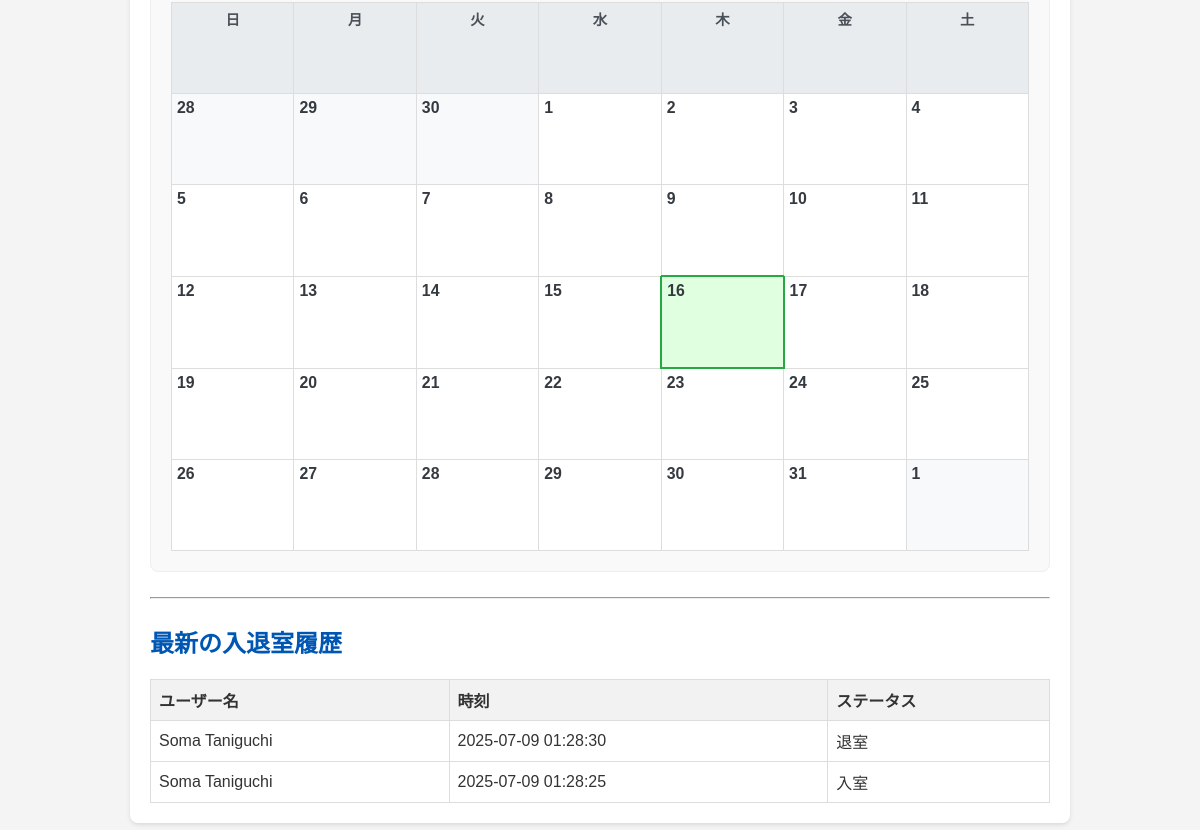
/ (lower part), run on an earlier commit of the app's database.
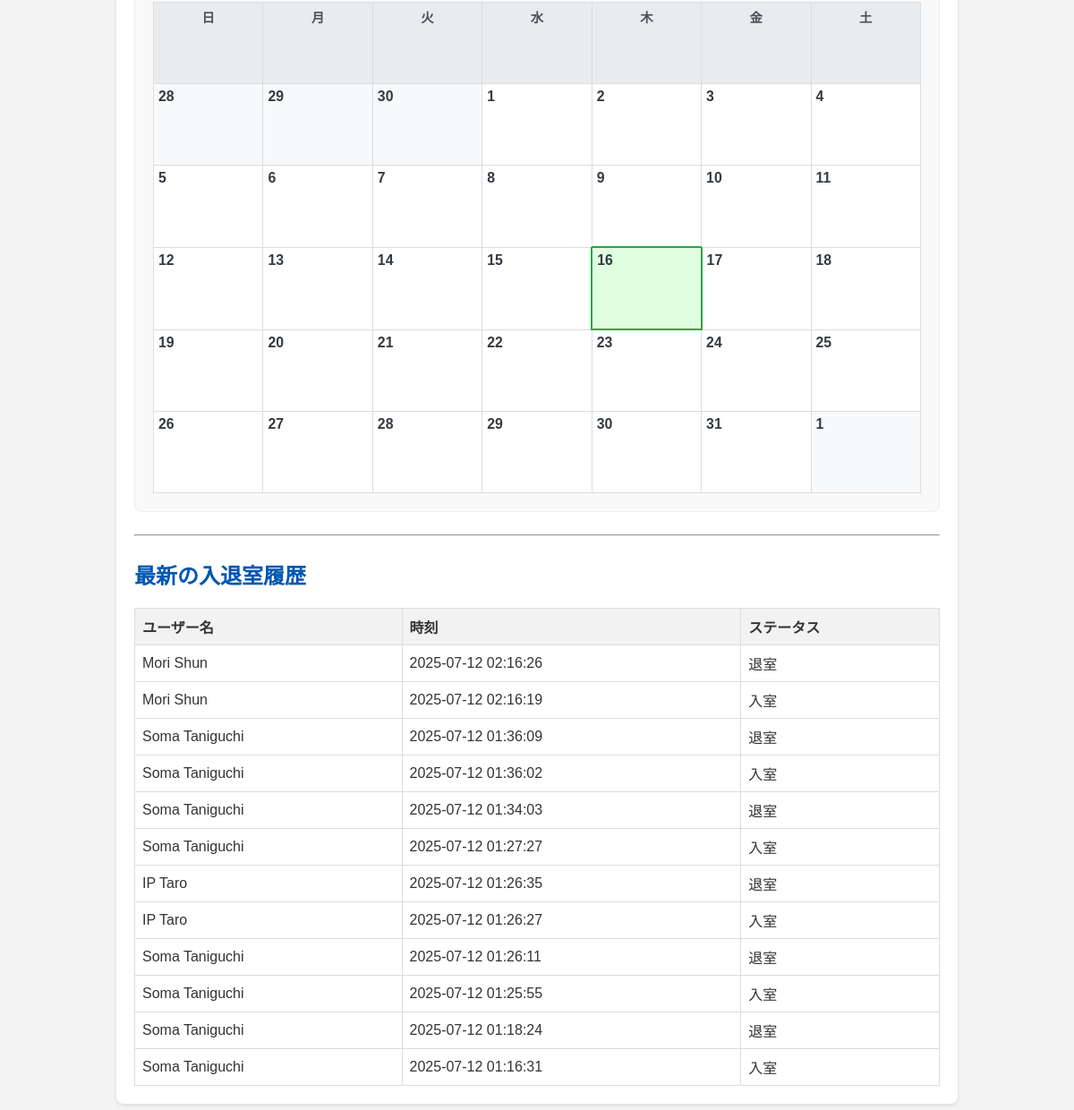
And on a later commit of the database.
### app.py (models this page shows, shortened)
class AccessLog(db.Model):
    id = db.Column(db.Integer, primary_key=True)
    user_id = db.Column(db.Integer, db.ForeignKey('user.id'), nullable=False)
    timestamp = db.Column(db.DateTime, default=datetime.now)
    status = db.Column(db.String(20), nullable=False)
    user = db.relationship('User', backref=db.backref('access_logs', lazy=True))

class User(db.Model):
    id = db.Column(db.Integer, primary_key=True)
    idm = db.Column(db.String(160), unique=True, nullable=False)
    name = db.Column(db.String(80), nullable=False)

### app.py (the view)
@app.route('/')
def index():
    access_logs = AccessLog.query.order_by(AccessLog.timestamp.desc()).limit(20).all() # 最新20件
    current_year = datetime.now().year
    current_month = datetime.now().month
    calendar_year = request.args.get('calendar_year', type=int, default=current_year)
    calendar_month = request.args.get('calendar_month', type=int, default=current_month)
    print(f"DEBUG: Rendering index.html with calendar_year={calendar_year}, calendar_month={calendar_month}")
    cal = calendar.Calendar(firstweekday=calendar.SUNDAY) # 日曜日始まり
    month_calendar = cal.monthdatescalendar(calendar_year, calendar_month)
    access_summary = get_monthly_access_summary(calendar_year, calendar_month)
    monthly_ranking = calculate_monthly_stay_time(current_year, current_month)
    weekly_ranking = calculate_weekly_stay_time()
    total_ranking = calculate_total_stay_time()
    return render_template('index.html',
                           logs=access_logs,
                           monthly_ranking=monthly_ranking,
                           weekly_ranking=weekly_ranking,
                           total_ranking=total_ranking,
                           current_year=current_year, # 今月のランキング表示用
                           current_month=current_month, # 今月のランキング表示用
                           calendar_year=calendar_year, # カレンダー表示用
                           calendar_month=calendar_month, # カレンダー表示用
                           month_calendar=month_calendar, # カレンダーデータ
                           access_summary=access_summary, # 日ごとのアクセスサマリー
                           datetime=datetime # テンプレートでdatetimeオブジェクトを使用するため
                           )

### app.py (called while the page is built)
def calculate_monthly_stay_time(year, month):
    start_date = datetime(year, month, 1)
    if month == 12:
        end_date = datetime(year + 1, 1, 1)
    else:
        end_date = datetime(year, month + 1, 1)
    logs = AccessLog.query.filter(
        AccessLog.timestamp >= start_date,
        AccessLog.timestamp < end_date
    ).order_by(AccessLog.user_id, AccessLog.timestamp).all()
    return _calculate_stay_time_for_logs(logs)

def calculate_weekly_stay_time():
    today = datetime.now()
    start_of_week = today - timedelta(days=today.weekday())
    start_of_week = start_of_week.replace(hour=0, minute=0, second=0, microsecond=0)
    end_of_week = start_of_week + timedelta(days=7)
    logs = AccessLog.query.filter(
        AccessLog.timestamp >= start_of_week,
        AccessLog.timestamp < end_of_week
    ).order_by(AccessLog.user_id, AccessLog.timestamp).all()
    return _calculate_stay_time_for_logs(logs)

def calculate_total_stay_time():
    logs = AccessLog.query.order_by(AccessLog.user_id, AccessLog.timestamp).all()
    return _calculate_stay_time_for_logs(logs)

### templates/index.html (shortened to what this page needs)
<!DOCTYPE html>
<html lang="ja">
<head>
</head>
<body>
    <div class="container">
        <div class="calendar-container">
            <table class="calendar-table">
                <thead>
                    <tr>
                        <th>日</th>
                        <th>月</th>
                        <th>火</th>
                        <th>水</th>
                        <th>木</th>
                        <th>金</th>
                        <th>土</th>
                    </tr>
                </thead>
                <tbody>
                    {% for week in month_calendar %}
                        <tr>
                            {% for day in week %}
                                <td class="
                                    {% if day.month != calendar_month %}other-month{% endif %}
                                    {% if day == datetime.now().date() %}today{% endif %}
                                ">
                                    <span class="calendar-day-number">{{ day.day }}</span>
                                </td>
                            {% endfor %}
                        </tr>
                    {% endfor %}
                </tbody>
            </table>
        </div>
        <hr style="margin: 25px 0;">
        <h2>最新の入退室履歴</h2>
        {% if logs %}
            <table>
                <thead>
                    <tr>
                        <th>ユーザー名</th>
                        <th>時刻</th>
                        <th>ステータス</th>
                    </tr>
                </thead>
                <tbody>
                    {% for log in logs %}
                        <tr>
                            <td>{{ log.user.name }}</td>
                            <td>{{ log.timestamp.strftime('%Y-%m-%d %H:%M:%S') }}</td>
                            <td>{{ log.status }}</td>
                        </tr>
                    {% endfor %}
                </tbody>
            </table>
        {% else %}
            <p>入退室履歴はありません。</p>
        {% endif %}
    </div>
</body>
</html>

What changed in the data, as far as the page shows it:
added AccessLog: user.name "Mori Shun", timestamp "2025-07-12 02:16:26", status "退室"
added AccessLog: user.name "Mori Shun", timestamp "2025-07-12 02:16:19", status "入室"
added AccessLog: user.name "Soma Taniguchi", timestamp "2025-07-12 01:36:09", status "退室"
added AccessLog: user.name "Soma Taniguchi", timestamp "2025-07-12 01:36:02", status "入室"
added AccessLog: user.name "Soma Taniguchi", timestamp "2025-07-12 01:34:03", status "退室"
added AccessLog: user.name "Soma Taniguchi", timestamp "2025-07-12 01:27:27", status "入室"
added AccessLog: user.name "IP Taro", timestamp "2025-07-12 01:26:35", status "退室"
added AccessLog: user.name "IP Taro", timestamp "2025-07-12 01:26:27", status "入室"
added AccessLog: user.name "Soma Taniguchi", timestamp "2025-07-12 01:26:11", status "退室"
added AccessLog: user.name "Soma Taniguchi", timestamp "2025-07-12 01:25:55", status "入室"
changed AccessLog (number 11 of 12 on the later page): timestamp "2025-07-09 01:28:30" → "2025-07-12 01:18:24"
changed AccessLog (number 12 of 12 on the later page): timestamp "2025-07-09 01:28:25" → "2025-07-12 01:16:31"
